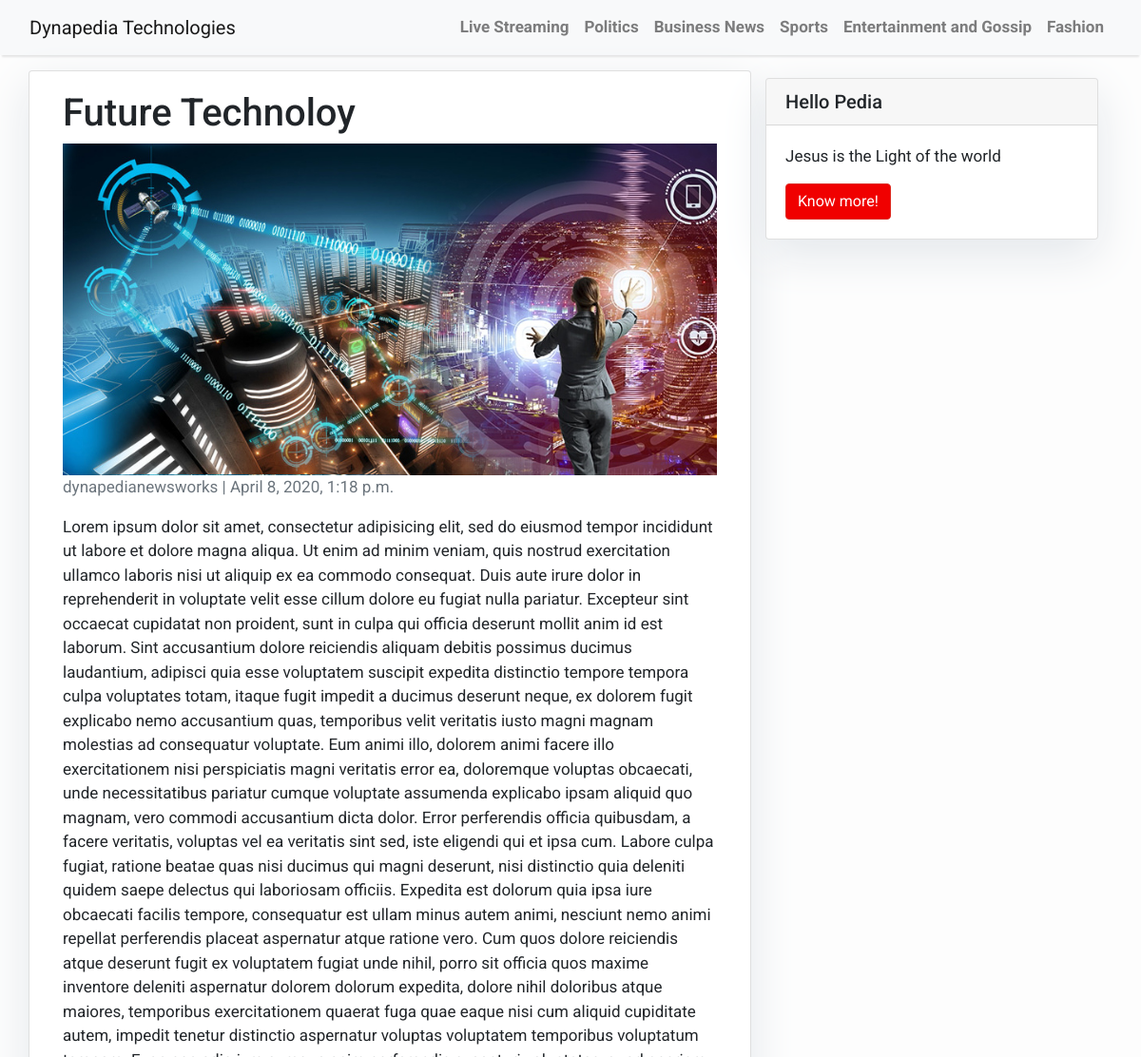
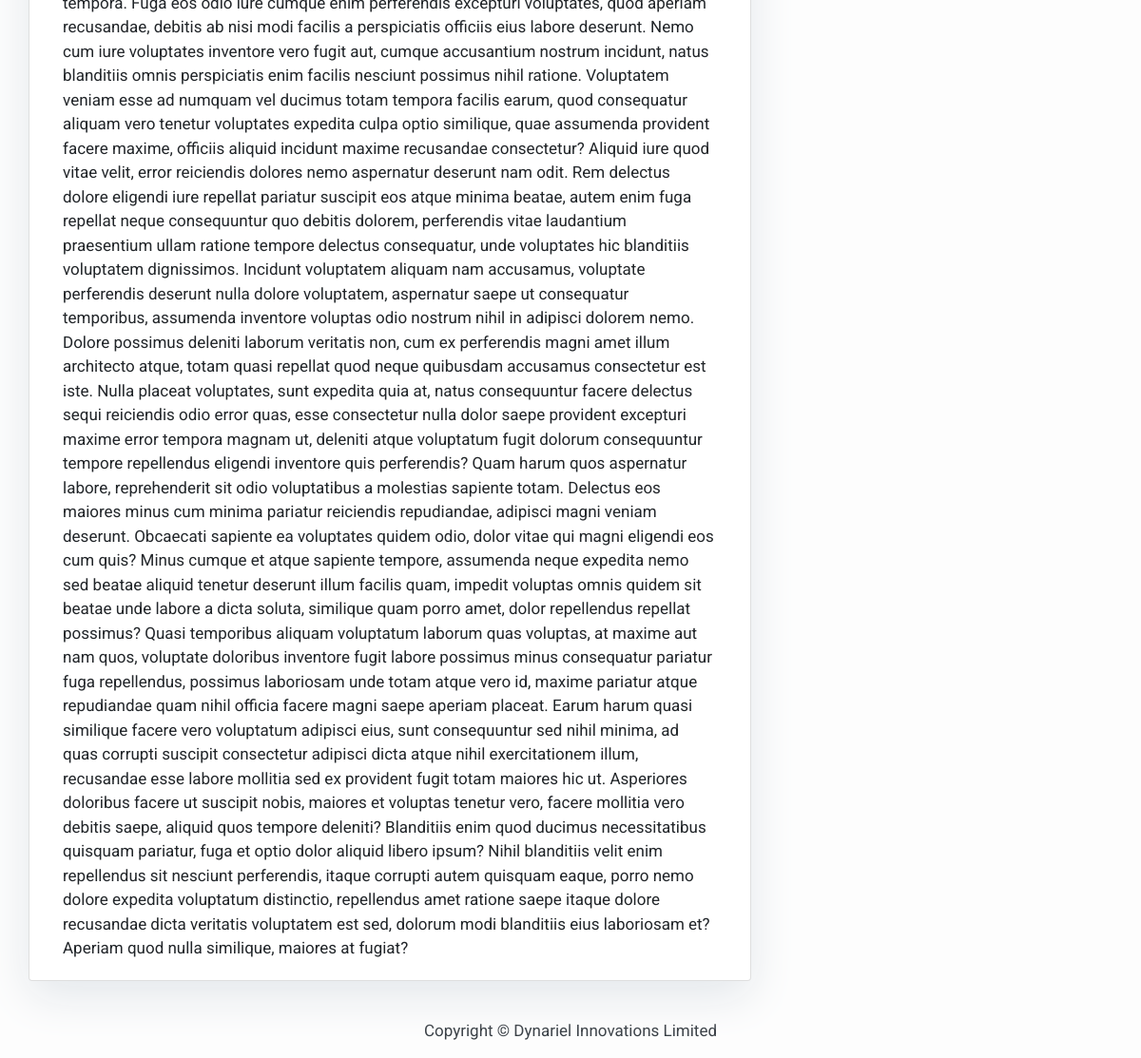
Screenshot of /future-technoloy/ with the database file from the repository (2 pictures, top to bottom).
### blog/models.py (models this page shows, shortened)
class Post(models.Model):
    title = models.CharField(max_length=200, unique=True)
    slug = models.SlugField(max_length=200, unique=True)
    author = models.ForeignKey(User, on_delete= models.CASCADE,related_name='blog_posts')
    cover = models.ImageField(upload_to='images/')
    updated_on = models.DateTimeField(auto_now= True)
    content = models.TextField()
    created_on = models.DateTimeField(auto_now_add=True)
    status = models.IntegerField(choices=STATUS, default=0)
    class Meta:
        ordering = ['-created_on']

### blog/views.py (the view)
# urls.py: path('<slug:slug>/', views.PostDetail.as_view(), name='post_detail'),
class PostDetail(generic.DetailView):
    model = Post
    template_name = 'post_detail.html'

### templates/post_detail.html
{% extends 'base.html' %} {% block content %}
<div class="container">
  <div class="row">
    <div class="col-md-8 card mb-4  mt-3 left  top">
      <div class="card-body">
        <h1>{% block title %} {{ object.title }} {% endblock title %}</h1>
		<img src="{{ post.cover.url}}" alt="{{ post.title }}">
        <p class=" text-muted">{{ post.author }} | {{ post.created_on }}</p>
        <p class="card-text ">{{ object.content | safe }}</p>
      </div>
    </div>
    {% block sidebar %} {% include 'sidebar.html' %} {% endblock sidebar %}
  </div>
</div>
{% endblock content %}

### templates/base.html (style rules this page uses)
body { font-family: "Roboto", sans-serif; font-size: 17px; background-color: #fdfdfd; }
img { max-width:100%; height:auto; }

### templates/sidebar.html (style rules this page uses)
.card { box-shadow: 0 16px 48px #E3E7EB; }

### rows the page displays
Post: title "Future Technoloy", cover (picture), author "dynapedianewsworks", created_on "April 8, 2020, 1:18 p.m.", content "Lorem ipsum dolor sit amet, consectetur adipisicing elit, sed do eiusmod tempor incididunt ut labore et dolore magna aliqua. Ut enim ad minim veniam, quis nostrud exercitation ullamco laboris nisi ut aliquip ex ea commodo consequat. Duis aute irure dolor in reprehenderit in voluptate velit esse cillum dolore eu fugiat nulla pariatur. Excepteur sint occaecat cupidatat non proident, sunt in culpa qui officia deserunt mollit anim id est laborum. Sint accusantium dolore reiciendis aliquam debitis possimus ducimus laudantium, adipisci quia esse voluptatem suscipit expedita distinctio tempore tempora culpa voluptates totam, itaque fugit impedit a ducimus deserunt neque, ex dolorem fugit explicabo…"
